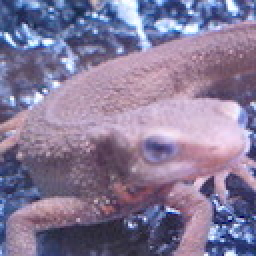
//> input picture sample/imori.jpg, 128 x 128 px (shown 2 times larger)
$ ./sample   (built with g++ and OpenCV 4)
//> lines starting //> are read from the running program, lines starting //| are printed output that depends on the picture
#include <iostream>
#include <opencv2/core.hpp>
#include <opencv2/highgui.hpp>
#include <string>

using namespace std;

int main(int argc, const char* argv[]) {
    cv::Mat redImag(cv::Size(320, 240), CV_8UC3, cv::Scalar(0, 0, 255));
    /* cv::namedWindow("Red", cv::WINDOW_AUTOSIZE); */

    // 画像を表示するかどうか
    char showImg;

    // y, nが押されたら終了
    cout << "画像を表示するか<y/n>" << endl;
    do {
        cin >> showImg;
//> the answer given: n

        if (showImg == 'y' || showImg == 'n') {
            break;

            cout << "yかnを押してください" << endl;
        }
    } while (true);

    cout << "showImg: " << showImg << endl;

    // showImg = "y" なら表示する
    if (showImg == 'y') {
        cv::imshow("Red", redImag);
        cv::waitKey(0);

        cv::destroyAllWindows();

        // 画像の幅、高さを読み取る
        int width = redImag.cols;
        int height = redImag.rows;

        cout << "redImag width: " << width << endl;
        cout << "redImag height: " << height << endl;
    }

    // 画素をいじる
    cv::Mat img;
    img = cv::imread(
        "/home/ykenkou07/projects/画像処理100本ノック/"
        "sample/imori.jpg",
        cv::IMREAD_COLOR);
//> img is the input picture: 128 rows x 128 cols, CV_8UC3; mean B, G, R 152.8, 121.8, 134.1

    if (img.empty()){
        cout << "Can`t Load Image" << endl;
        return 0;
    }

    int width  = img.cols;
//> width = 128
    int height = img.rows;
//> height = 128

    string dashes(30, '*');

    cout << dashes << endl;
    cout << "img width:  " << width << endl;
//| img width:  128
    cout << "img height: " << height << endl;
//| img height: 128
    cout << "img channels: " << img.channels() << endl;
//| img channels: 3

    cv::imshow("Original: akahara", img);
    cv::waitKey(0);
    cv::destroyAllWindows();

    // 画素のx=30, y=20にアクセス
    cout << img.at<cv::Vec3b>(30, 20) << endl;
//| [162, 124, 130]

    /* 画像の左上半分を赤に */
    int i = 0, j = 0;
    for (i = 0; i < width / 2; i++){
        for (j = 0; j < height / 2; j++){
            img.at<cv::Vec3b>(j,i)[0] =   0;
            img.at<cv::Vec3b>(j,i)[1] =   0;
            img.at<cv::Vec3b>(j,i)[2] = 255;
        }
    }
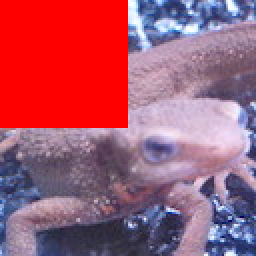
//> img: 128 rows x 128 cols, CV_8UC3 (shown 2 times larger); mean B, G, R 111.9, 89.8, 165.3

    cout << img.at<cv::Vec3b>(height/2 - 1, width/2 - 1) << endl;
//| [0, 0, 255]

    // [5 lines of commented-out code are left out]

    cv::imshow("Img", img);
    cv::waitKey(0);
    cv::destroyAllWindows();

    /* cv::Vec3b tmp =  img.at<cv::Vec3b>(29,10); */

    /* cout << "tmp: " << tmp << endl; */

    cv::Mat img2 = img.clone();

    /* 複数画像の表示 */
    cv::Mat disp;
    cv::Mat tmp[3];
    tmp[0] = img;
    tmp[1] = cv::Mat (cv::Size(10, height), CV_8UC3, cv::Scalar(0, 0, 0));
    tmp[2] = img2;

    // tmpを水平方向で連結
    cv::hconcat(tmp, 3, disp);
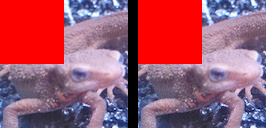
//> disp: 128 rows x 266 cols, CV_8UC3; mean B, G, R 107.7, 86.4, 159

    cv::imshow("Sample", disp);
    cv::waitKey(0);
    cv::destroyAllWindows();

    /* 画像を保存 */
    cv::imwrite("out.jpg", disp);

    cv::Mat outjpg;
    outjpg = cv::imread("/home/ykenkou07/projects/画像処理100本ノック/sample/out.jpg");
//> out.jpg cannot be read in this run, so this picture is empty

//> (the run ends here: the program stops with an error, at `cv::imshow("outjpg", outjpg);`)

$ run again, with sample/akahara_0009.jpg copied over sample/imori.jpg
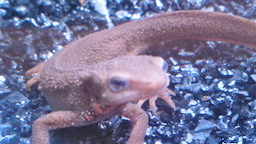
//> input picture sample/akahara_0009.jpg, 256 x 144 px
//> img is the input picture: 144 rows x 256 cols, CV_8UC3; mean B, G, R 151.6, 116.6, 119.3
//| img width:  256
//| img height: 144
//| img channels: 3
//| [105, 80, 90]
//> after the loop `for (i = 0; i < width / 2; i++)`:
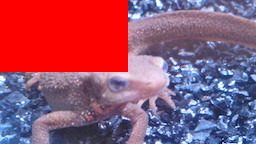
//> img: 144 rows x 256 cols, CV_8UC3; mean B, G, R 111.1, 84.6, 150.6
//| [0, 0, 255]
//> `cv::hconcat(tmp, 3, disp);`:
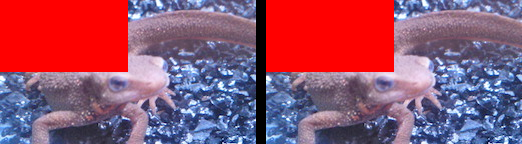
//> disp: 144 rows x 522 cols, CV_8UC3; mean B, G, R 109, 82.9, 147.7
